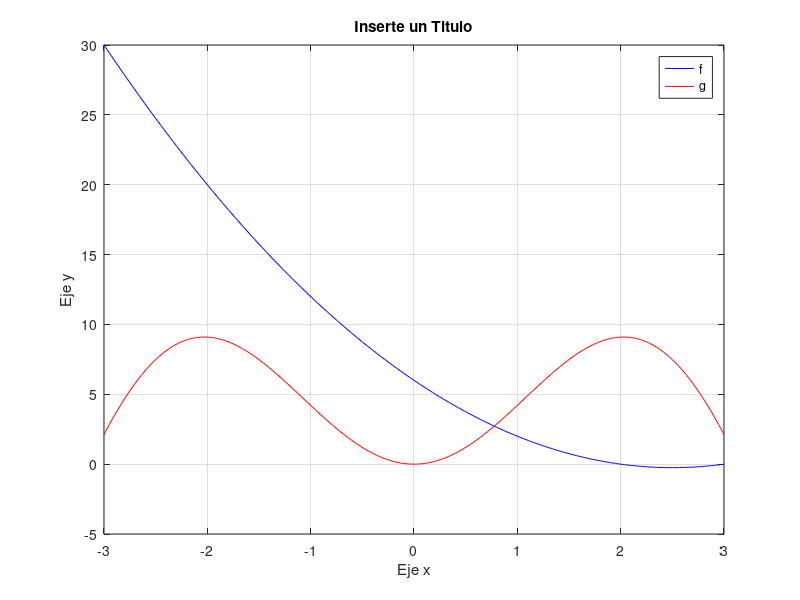

MATLAB code to generate this figure:
clear all
close all
clc

% Generar conjunto de puntos equiespaciados
x = linspace(-3, 3, 350);

% Obs: Se utiliza el punto para hacer multiplicacion o potencia componente
% a componente, si no se pone MATLAB arrojara error de dimensiones
f = x.^2 - 5*x + 6;
g = 5*x.*sin(x);

plot(x, f, 'b', x, g, 'r'); grid on
xlabel('Eje x'); ylabel('Eje y')
title('Inserte un Titulo')
legend('f', 'g')